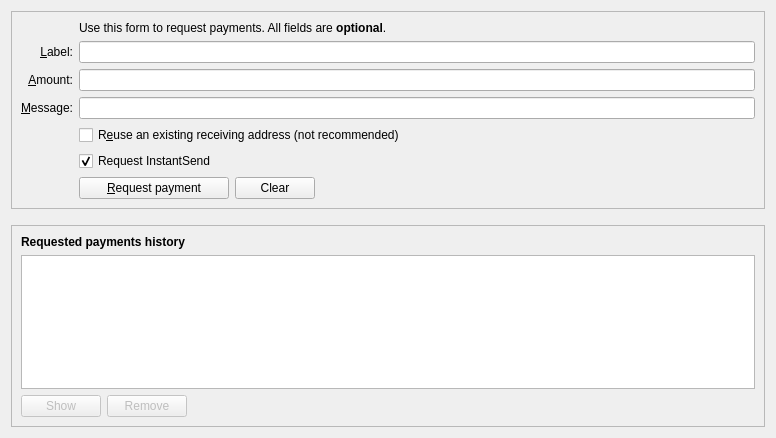
<?xml version="1.0" encoding="UTF-8"?>
<ui version="4.0">
 <class>ReceiveCoinsDialog</class>
 <widget class="QWidget" name="ReceiveCoinsDialog">
  <property name="geometry">
   <rect>
    <x>0</x>
    <y>0</y>
    <width>776</width>
    <height>438</height>
   </rect>
  </property>
  <property name="styleSheet">
   <string notr="true"/>
  </property>
  <layout class="QVBoxLayout" name="verticalLayout" stretch="0,0,1">
   <item>
    <widget class="QFrame" name="frame2">
     <property name="sizePolicy">
      <sizepolicy hsizetype="Preferred" vsizetype="Expanding">
       <horstretch>0</horstretch>
       <verstretch>0</verstretch>
      </sizepolicy>
     </property>
     <property name="frameShape">
      <enum>QFrame::StyledPanel</enum>
     </property>
     <property name="frameShadow">
      <enum>QFrame::Sunken</enum>
     </property>
     <layout class="QVBoxLayout" name="verticalLayout_3">
      <item>
       <layout class="QGridLayout" name="gridLayout">
        <item row="7" column="2">
         <widget class="QCheckBox" name="reuseAddress">
          <property name="toolTip">
           <string>Reuse one of the previously used receiving addresses.&lt;br&gt;Reusing addresses has security and privacy issues.&lt;br&gt;Do not use this unless re-generating a payment request made before.</string>
          </property>
          <property name="text">
           <string>R&amp;euse an existing receiving address (not recommended)</string>
          </property>
         </widget>
        </item>
        <item row="7" column="0">
         <widget class="QLabel" name="label_4">
          <property name="text">
           <string/>
          </property>
         </widget>
        </item>
        <item row="6" column="0">
         <widget class="QLabel" name="label_3">
          <property name="toolTip">
           <string>An optional message to attach to the payment request, which will be displayed when the request is opened. Note: The message will not be sent with the payment over the BitcoinNode network.</string>
          </property>
          <property name="text">
           <string>&amp;Message:</string>
          </property>
          <property name="alignment">
           <set>Qt::AlignRight|Qt::AlignTrailing|Qt::AlignVCenter</set>
          </property>
          <property name="buddy">
           <cstring>reqMessage</cstring>
          </property>
         </widget>
        </item>
        <item row="4" column="2">
         <widget class="QLineEdit" name="reqLabel">
          <property name="toolTip">
           <string>An optional label to associate with the new receiving address.</string>
          </property>
         </widget>
        </item>
        <item row="6" column="2">
         <widget class="QLineEdit" name="reqMessage">
          <property name="toolTip">
           <string>An optional message to attach to the payment request, which will be displayed when the request is opened.&lt;br&gt;Note: The message will not be sent with the payment over the BitcoinNode network.</string>
          </property>
         </widget>
        </item>
        <item row="2" column="2">
         <widget class="QLabel" name="label_5">
          <property name="text">
           <string>Use this form to request payments. All fields are &lt;b&gt;optional&lt;/b&gt;.</string>
          </property>
         </widget>
        </item>
        <item row="4" column="0">
         <widget class="QLabel" name="label_2">
          <property name="toolTip">
           <string>An optional label to associate with the new receiving address.</string>
          </property>
          <property name="text">
           <string>&amp;Label:</string>
          </property>
          <property name="alignment">
           <set>Qt::AlignRight|Qt::AlignTrailing|Qt::AlignVCenter</set>
          </property>
          <property name="buddy">
           <cstring>reqLabel</cstring>
          </property>
         </widget>
        </item>
        <item row="5" column="0">
         <widget class="QLabel" name="label">
          <property name="toolTip">
           <string>An optional amount to request. Leave this empty or zero to not request a specific amount.</string>
          </property>
          <property name="text">
           <string>&amp;Amount:</string>
          </property>
          <property name="alignment">
           <set>Qt::AlignRight|Qt::AlignTrailing|Qt::AlignVCenter</set>
          </property>
          <property name="buddy">
           <cstring>reqAmount</cstring>
          </property>
         </widget>
        </item>
        <item row="5" column="2">
         <widget class="BitcoinAmountField" name="reqAmount">
          <property name="minimumSize">
           <size>
            <width>80</width>
            <height>0</height>
           </size>
          </property>
          <property name="toolTip">
           <string>An optional amount to request. Leave this empty or zero to not request a specific amount.</string>
          </property>
         </widget>
        </item>
        <item row="9" column="2">
         <layout class="QHBoxLayout" name="horizontalLayout">
          <item>
           <widget class="QPushButton" name="receiveButton">
            <property name="minimumSize">
             <size>
              <width>150</width>
              <height>0</height>
             </size>
            </property>
            <property name="text">
             <string>&amp;Request payment</string>
            </property>
           </widget>
          </item>
          <item>
           <widget class="QPushButton" name="clearButton">
            <property name="sizePolicy">
             <sizepolicy hsizetype="Minimum" vsizetype="Fixed">
              <horstretch>0</horstretch>
              <verstretch>0</verstretch>
             </sizepolicy>
            </property>
            <property name="toolTip">
             <string>Clear all fields of the form.</string>
            </property>
            <property name="text">
             <string>Clear</string>
            </property>
            <property name="autoDefault">
             <bool>false</bool>
            </property>
           </widget>
          </item>
          <item>
           <spacer name="horizontalSpacer">
            <property name="orientation">
             <enum>Qt::Horizontal</enum>
            </property>
            <property name="sizeHint" stdset="0">
             <size>
              <width>40</width>
              <height>20</height>
             </size>
            </property>
           </spacer>
          </item>
         </layout>
        </item>
        <item row="9" column="0">
         <widget class="QLabel" name="label_7">
          <property name="text">
           <string/>
          </property>
         </widget>
        </item>
        <item row="8" column="2">
         <widget class="QCheckBox" name="checkUseInstantSend">
          <property name="text">
           <string>Request InstantSend</string>
          </property>
          <property name="checked">
           <bool>true</bool>
          </property>
         </widget>
        </item>
       </layout>
      </item>
     </layout>
    </widget>
   </item>
   <item>
    <spacer name="verticalSpacer_2">
     <property name="orientation">
      <enum>Qt::Vertical</enum>
     </property>
     <property name="sizeHint" stdset="0">
      <size>
       <width>20</width>
       <height>10</height>
      </size>
     </property>
    </spacer>
   </item>
   <item>
    <widget class="QFrame" name="frame">
     <property name="sizePolicy">
      <sizepolicy hsizetype="Preferred" vsizetype="Expanding">
       <horstretch>0</horstretch>
       <verstretch>0</verstretch>
      </sizepolicy>
     </property>
     <property name="frameShape">
      <enum>QFrame::StyledPanel</enum>
     </property>
     <property name="frameShadow">
      <enum>QFrame::Raised</enum>
     </property>
     <layout class="QVBoxLayout" name="verticalLayout_2">
      <item>
       <widget class="QLabel" name="label_6">
        <property name="font">
         <font>
          <weight>75</weight>
          <bold>true</bold>
         </font>
        </property>
        <property name="text">
         <string>Requested payments history</string>
        </property>
       </widget>
      </item>
      <item>
       <widget class="QTableView" name="recentRequestsView">
        <property name="contextMenuPolicy">
         <enum>Qt::CustomContextMenu</enum>
        </property>
        <property name="tabKeyNavigation">
         <bool>false</bool>
        </property>
        <property name="sortingEnabled">
         <bool>true</bool>
        </property>
       </widget>
      </item>
      <item>
       <layout class="QHBoxLayout" name="horizontalLayout_2">
        <item>
         <widget class="QPushButton" name="showRequestButton">
          <property name="enabled">
           <bool>false</bool>
          </property>
          <property name="toolTip">
           <string>Show the selected request (does the same as double clicking an entry)</string>
          </property>
          <property name="text">
           <string>Show</string>
          </property>
          <property name="autoDefault">
           <bool>false</bool>
          </property>
         </widget>
        </item>
        <item>
         <widget class="QPushButton" name="removeRequestButton">
          <property name="enabled">
           <bool>false</bool>
          </property>
          <property name="toolTip">
           <string>Remove the selected entries from the list</string>
          </property>
          <property name="text">
           <string>Remove</string>
          </property>
          <property name="autoDefault">
           <bool>false</bool>
          </property>
         </widget>
        </item>
        <item>
         <spacer name="horizontalSpacer_2">
          <property name="orientation">
           <enum>Qt::Horizontal</enum>
          </property>
          <property name="sizeHint" stdset="0">
           <size>
            <width>40</width>
            <height>20</height>
           </size>
          </property>
         </spacer>
        </item>
       </layout>
      </item>
     </layout>
    </widget>
   </item>
  </layout>
 </widget>
 <customwidgets>
  <customwidget>
   <class>BitcoinAmountField</class>
   <extends>QLineEdit</extends>
   <header>bitcoinamountfield.h</header>
   <container>1</container>
  </customwidget>
 </customwidgets>
 <tabstops>
  <tabstop>reqLabel</tabstop>
  <tabstop>reqAmount</tabstop>
  <tabstop>reqMessage</tabstop>
  <tabstop>reuseAddress</tabstop>
  <tabstop>receiveButton</tabstop>
  <tabstop>clearButton</tabstop>
  <tabstop>recentRequestsView</tabstop>
  <tabstop>showRequestButton</tabstop>
  <tabstop>removeRequestButton</tabstop>
 </tabstops>
 <resources>
  <include location="../bitcoinnode.qrc"/>
 </resources>
 <connections/>
</ui>
